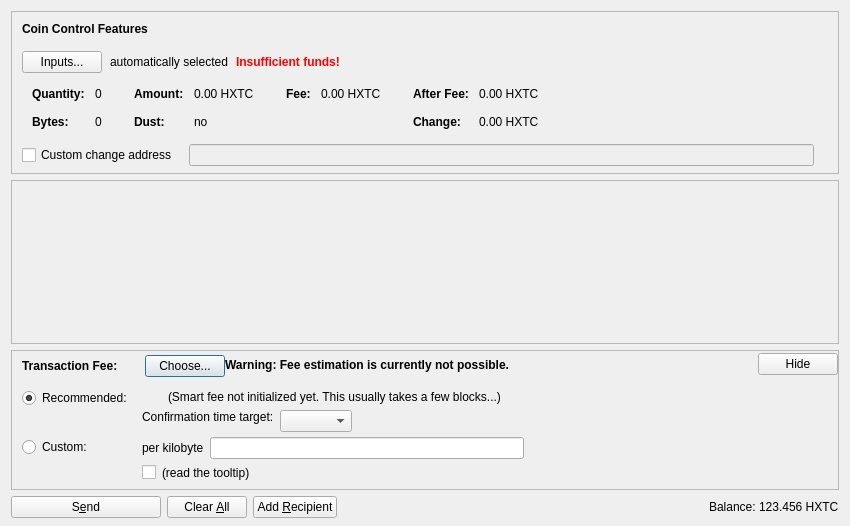
<?xml version="1.0" encoding="UTF-8"?>
<ui version="4.0">
 <class>SendCoinsDialog</class>
 <widget class="QDialog" name="SendCoinsDialog">
  <property name="geometry">
   <rect>
    <x>0</x>
    <y>0</y>
    <width>850</width>
    <height>526</height>
   </rect>
  </property>
  <property name="windowTitle">
   <string>Send Coins</string>
  </property>
  <layout class="QVBoxLayout" name="verticalLayout" stretch="0,1,0,0">
   <property name="bottomMargin">
    <number>8</number>
   </property>
   <item>
    <widget class="QFrame" name="frameCoinControl">
     <property name="sizePolicy">
      <sizepolicy hsizetype="Expanding" vsizetype="Expanding">
       <horstretch>0</horstretch>
       <verstretch>0</verstretch>
      </sizepolicy>
     </property>
     <property name="maximumSize">
      <size>
       <width>16777215</width>
       <height>16777215</height>
      </size>
     </property>
     <property name="frameShape">
      <enum>QFrame::StyledPanel</enum>
     </property>
     <property name="frameShadow">
      <enum>QFrame::Sunken</enum>
     </property>
     <layout class="QVBoxLayout" name="verticalLayoutCoinControl2">
      <property name="spacing">
       <number>0</number>
      </property>
      <property name="leftMargin">
       <number>0</number>
      </property>
      <property name="topMargin">
       <number>0</number>
      </property>
      <property name="rightMargin">
       <number>0</number>
      </property>
      <property name="bottomMargin">
       <number>6</number>
      </property>
      <item>
       <layout class="QVBoxLayout" name="verticalLayoutCoinControl" stretch="0,0,0,0,1">
        <property name="spacing">
         <number>0</number>
        </property>
        <property name="leftMargin">
         <number>10</number>
        </property>
        <property name="topMargin">
         <number>10</number>
        </property>
        <item>
         <layout class="QHBoxLayout" name="horizontalLayoutCoinControl1">
          <property name="bottomMargin">
           <number>15</number>
          </property>
          <item>
           <widget class="QLabel" name="labelCoinControlFeatures">
            <property name="sizePolicy">
             <sizepolicy hsizetype="Preferred" vsizetype="Maximum">
              <horstretch>0</horstretch>
              <verstretch>0</verstretch>
             </sizepolicy>
            </property>
            <property name="font">
             <font>
              <weight>75</weight>
              <bold>true</bold>
             </font>
            </property>
            <property name="styleSheet">
             <string notr="true">font-weight:bold;</string>
            </property>
            <property name="text">
             <string>Coin Control Features</string>
            </property>
           </widget>
          </item>
         </layout>
        </item>
        <item>
         <layout class="QHBoxLayout" name="horizontalLayoutCoinControl2" stretch="0,0,0,0">
          <property name="spacing">
           <number>8</number>
          </property>
          <property name="bottomMargin">
           <number>10</number>
          </property>
          <item>
           <widget class="QPushButton" name="pushButtonCoinControl">
            <property name="styleSheet">
             <string notr="true"/>
            </property>
            <property name="text">
             <string>Inputs...</string>
            </property>
            <property name="autoDefault">
             <bool>false</bool>
            </property>
           </widget>
          </item>
          <item>
           <widget class="QLabel" name="labelCoinControlAutomaticallySelected">
            <property name="text">
             <string>automatically selected</string>
            </property>
            <property name="margin">
             <number>5</number>
            </property>
           </widget>
          </item>
          <item>
           <widget class="QLabel" name="labelCoinControlInsuffFunds">
            <property name="font">
             <font>
              <weight>75</weight>
              <bold>true</bold>
             </font>
            </property>
            <property name="styleSheet">
             <string notr="true">color:red;font-weight:bold;</string>
            </property>
            <property name="text">
             <string>Insufficient funds!</string>
            </property>
            <property name="margin">
             <number>5</number>
            </property>
           </widget>
          </item>
          <item>
           <spacer name="horizontalSpacerCoinControl">
            <property name="orientation">
             <enum>Qt::Horizontal</enum>
            </property>
            <property name="sizeHint" stdset="0">
             <size>
              <width>40</width>
              <height>1</height>
             </size>
            </property>
           </spacer>
          </item>
         </layout>
        </item>
        <item>
         <widget class="QWidget" name="widgetCoinControl" native="true">
          <property name="sizePolicy">
           <sizepolicy hsizetype="Preferred" vsizetype="Preferred">
            <horstretch>0</horstretch>
            <verstretch>0</verstretch>
           </sizepolicy>
          </property>
          <property name="minimumSize">
           <size>
            <width>0</width>
            <height>0</height>
           </size>
          </property>
          <property name="styleSheet">
           <string notr="true"/>
          </property>
          <layout class="QHBoxLayout" name="horizontalLayoutCoinControl5">
           <property name="leftMargin">
            <number>0</number>
           </property>
           <property name="topMargin">
            <number>0</number>
           </property>
           <property name="rightMargin">
            <number>0</number>
           </property>
           <property name="bottomMargin">
            <number>0</number>
           </property>
           <item>
            <layout class="QHBoxLayout" name="horizontalLayoutCoinControl3" stretch="0,0,0,1">
             <property name="spacing">
              <number>20</number>
             </property>
             <property name="topMargin">
              <number>0</number>
             </property>
             <property name="bottomMargin">
              <number>10</number>
             </property>
             <item>
              <layout class="QFormLayout" name="formLayoutCoinControl1">
               <property name="horizontalSpacing">
                <number>10</number>
               </property>
               <property name="verticalSpacing">
                <number>14</number>
               </property>
               <property name="leftMargin">
                <number>10</number>
               </property>
               <property name="topMargin">
                <number>4</number>
               </property>
               <property name="rightMargin">
                <number>6</number>
               </property>
               <item row="0" column="0">
                <widget class="QLabel" name="labelCoinControlQuantityText">
                 <property name="font">
                  <font>
                   <weight>75</weight>
                   <bold>true</bold>
                  </font>
                 </property>
                 <property name="text">
                  <string>Quantity:</string>
                 </property>
                 <property name="margin">
                  <number>0</number>
                 </property>
                </widget>
               </item>
               <item row="0" column="1">
                <widget class="QLabel" name="labelCoinControlQuantity">
                 <property name="cursor">
                  <cursorShape>IBeamCursor</cursorShape>
                 </property>
                 <property name="contextMenuPolicy">
                  <enum>Qt::ActionsContextMenu</enum>
                 </property>
                 <property name="text">
                  <string notr="true">0</string>
                 </property>
                 <property name="margin">
                  <number>0</number>
                 </property>
                 <property name="textInteractionFlags">
                  <set>Qt::LinksAccessibleByMouse|Qt::TextSelectableByKeyboard|Qt::TextSelectableByMouse</set>
                 </property>
                </widget>
               </item>
               <item row="1" column="0">
                <widget class="QLabel" name="labelCoinControlBytesText">
                 <property name="font">
                  <font>
                   <weight>75</weight>
                   <bold>true</bold>
                  </font>
                 </property>
                 <property name="text">
                  <string>Bytes:</string>
                 </property>
                </widget>
               </item>
               <item row="1" column="1">
                <widget class="QLabel" name="labelCoinControlBytes">
                 <property name="cursor">
                  <cursorShape>IBeamCursor</cursorShape>
                 </property>
                 <property name="contextMenuPolicy">
                  <enum>Qt::ActionsContextMenu</enum>
                 </property>
                 <property name="text">
                  <string notr="true">0</string>
                 </property>
                 <property name="textInteractionFlags">
                  <set>Qt::LinksAccessibleByMouse|Qt::TextSelectableByKeyboard|Qt::TextSelectableByMouse</set>
                 </property>
                </widget>
               </item>
              </layout>
             </item>
             <item>
              <layout class="QFormLayout" name="formLayoutCoinControl2">
               <property name="horizontalSpacing">
                <number>10</number>
               </property>
               <property name="verticalSpacing">
                <number>14</number>
               </property>
               <property name="leftMargin">
                <number>6</number>
               </property>
               <property name="topMargin">
                <number>4</number>
               </property>
               <property name="rightMargin">
                <number>6</number>
               </property>
               <item row="0" column="0">
                <widget class="QLabel" name="labelCoinControlAmountText">
                 <property name="font">
                  <font>
                   <weight>75</weight>
                   <bold>true</bold>
                  </font>
                 </property>
                 <property name="text">
                  <string>Amount:</string>
                 </property>
                 <property name="margin">
                  <number>0</number>
                 </property>
                </widget>
               </item>
               <item row="0" column="1">
                <widget class="QLabel" name="labelCoinControlAmount">
                 <property name="cursor">
                  <cursorShape>IBeamCursor</cursorShape>
                 </property>
                 <property name="contextMenuPolicy">
                  <enum>Qt::ActionsContextMenu</enum>
                 </property>
                 <property name="text">
                  <string notr="true">0.00 HXTC</string>
                 </property>
                 <property name="textInteractionFlags">
                  <set>Qt::LinksAccessibleByMouse|Qt::TextSelectableByKeyboard|Qt::TextSelectableByMouse</set>
                 </property>
                </widget>
               </item>
               <item row="1" column="0">
                <widget class="QLabel" name="labelCoinControlLowOutputText">
                 <property name="font">
                  <font>
                   <weight>75</weight>
                   <bold>true</bold>
                  </font>
                 </property>
                 <property name="text">
                  <string>Dust:</string>
                 </property>
                </widget>
               </item>
               <item row="1" column="1">
                <widget class="QLabel" name="labelCoinControlLowOutput">
                 <property name="cursor">
                  <cursorShape>IBeamCursor</cursorShape>
                 </property>
                 <property name="contextMenuPolicy">
                  <enum>Qt::ActionsContextMenu</enum>
                 </property>
                 <property name="text">
                  <string notr="true">no</string>
                 </property>
                 <property name="textInteractionFlags">
                  <set>Qt::LinksAccessibleByMouse|Qt::TextSelectableByKeyboard|Qt::TextSelectableByMouse</set>
                 </property>
                </widget>
               </item>
              </layout>
             </item>
             <item>
              <layout class="QFormLayout" name="formLayoutCoinControl3">
               <property name="horizontalSpacing">
                <number>10</number>
               </property>
               <property name="verticalSpacing">
                <number>14</number>
               </property>
               <property name="leftMargin">
                <number>6</number>
               </property>
               <property name="topMargin">
                <number>4</number>
               </property>
               <property name="rightMargin">
                <number>6</number>
               </property>
               <item row="0" column="0">
                <widget class="QLabel" name="labelCoinControlFeeText">
                 <property name="font">
                  <font>
                   <weight>75</weight>
                   <bold>true</bold>
                  </font>
                 </property>
                 <property name="text">
                  <string>Fee:</string>
                 </property>
                 <property name="margin">
                  <number>0</number>
                 </property>
                </widget>
               </item>
               <item row="0" column="1">
                <widget class="QLabel" name="labelCoinControlFee">
                 <property name="cursor">
                  <cursorShape>IBeamCursor</cursorShape>
                 </property>
                 <property name="contextMenuPolicy">
                  <enum>Qt::ActionsContextMenu</enum>
                 </property>
                 <property name="text">
                  <string notr="true">0.00 HXTC</string>
                 </property>
                 <property name="textInteractionFlags">
                  <set>Qt::LinksAccessibleByMouse|Qt::TextSelectableByKeyboard|Qt::TextSelectableByMouse</set>
                 </property>
                </widget>
               </item>
              </layout>
             </item>
             <item>
              <layout class="QFormLayout" name="formLayoutCoinControl4">
               <property name="horizontalSpacing">
                <number>10</number>
               </property>
               <property name="verticalSpacing">
                <number>14</number>
               </property>
               <property name="leftMargin">
                <number>6</number>
               </property>
               <property name="topMargin">
                <number>4</number>
               </property>
               <property name="rightMargin">
                <number>6</number>
               </property>
               <item row="0" column="0">
                <widget class="QLabel" name="labelCoinControlAfterFeeText">
                 <property name="font">
                  <font>
                   <weight>75</weight>
                   <bold>true</bold>
                  </font>
                 </property>
                 <property name="text">
                  <string>After Fee:</string>
                 </property>
                 <property name="margin">
                  <number>0</number>
                 </property>
                </widget>
               </item>
               <item row="0" column="1">
                <widget class="QLabel" name="labelCoinControlAfterFee">
                 <property name="cursor">
                  <cursorShape>IBeamCursor</cursorShape>
                 </property>
                 <property name="contextMenuPolicy">
                  <enum>Qt::ActionsContextMenu</enum>
                 </property>
                 <property name="text">
                  <string notr="true">0.00 HXTC</string>
                 </property>
                 <property name="textInteractionFlags">
                  <set>Qt::LinksAccessibleByMouse|Qt::TextSelectableByKeyboard|Qt::TextSelectableByMouse</set>
                 </property>
                </widget>
               </item>
               <item row="1" column="0">
                <widget class="QLabel" name="labelCoinControlChangeText">
                 <property name="font">
                  <font>
                   <weight>75</weight>
                   <bold>true</bold>
                  </font>
                 </property>
                 <property name="text">
                  <string>Change:</string>
                 </property>
                </widget>
               </item>
               <item row="1" column="1">
                <widget class="QLabel" name="labelCoinControlChange">
                 <property name="cursor">
                  <cursorShape>IBeamCursor</cursorShape>
                 </property>
                 <property name="contextMenuPolicy">
                  <enum>Qt::ActionsContextMenu</enum>
                 </property>
                 <property name="text">
                  <string notr="true">0.00 HXTC</string>
                 </property>
                 <property name="textInteractionFlags">
                  <set>Qt::LinksAccessibleByMouse|Qt::TextSelectableByKeyboard|Qt::TextSelectableByMouse</set>
                 </property>
                </widget>
               </item>
              </layout>
             </item>
            </layout>
           </item>
          </layout>
         </widget>
        </item>
        <item>
         <layout class="QHBoxLayout" name="horizontalLayoutCoinControl4" stretch="0,0,0">
          <property name="spacing">
           <number>12</number>
          </property>
          <property name="sizeConstraint">
           <enum>QLayout::SetDefaultConstraint</enum>
          </property>
          <property name="topMargin">
           <number>5</number>
          </property>
          <property name="rightMargin">
           <number>5</number>
          </property>
          <item>
           <widget class="QCheckBox" name="checkBoxCoinControlChange">
            <property name="toolTip">
             <string>If this is activated, but the change address is empty or invalid, change will be sent to a newly generated address.</string>
            </property>
            <property name="text">
             <string>Custom change address</string>
            </property>
           </widget>
          </item>
          <item>
           <widget class="QValidatedLineEdit" name="lineEditCoinControlChange">
            <property name="enabled">
             <bool>false</bool>
            </property>
            <property name="sizePolicy">
             <sizepolicy hsizetype="Expanding" vsizetype="Fixed">
              <horstretch>0</horstretch>
              <verstretch>0</verstretch>
             </sizepolicy>
            </property>
           </widget>
          </item>
          <item>
           <widget class="QLabel" name="labelCoinControlChangeLabel">
            <property name="sizePolicy">
             <sizepolicy hsizetype="Preferred" vsizetype="Expanding">
              <horstretch>0</horstretch>
              <verstretch>0</verstretch>
             </sizepolicy>
            </property>
            <property name="minimumSize">
             <size>
              <width>0</width>
              <height>0</height>
             </size>
            </property>
            <property name="text">
             <string/>
            </property>
            <property name="margin">
             <number>3</number>
            </property>
           </widget>
          </item>
         </layout>
        </item>
        <item>
         <spacer name="verticalSpacerCoinControl">
          <property name="orientation">
           <enum>Qt::Vertical</enum>
          </property>
          <property name="sizeHint" stdset="0">
           <size>
            <width>800</width>
            <height>1</height>
           </size>
          </property>
         </spacer>
        </item>
       </layout>
      </item>
     </layout>
    </widget>
   </item>
   <item>
    <widget class="QScrollArea" name="scrollArea">
     <property name="widgetResizable">
      <bool>true</bool>
     </property>
     <widget class="QWidget" name="scrollAreaWidgetContents">
      <property name="geometry">
       <rect>
        <x>0</x>
        <y>0</y>
        <width>830</width>
        <height>104</height>
       </rect>
      </property>
      <layout class="QVBoxLayout" name="verticalLayout_2" stretch="0,1">
       <property name="leftMargin">
        <number>0</number>
       </property>
       <property name="topMargin">
        <number>0</number>
       </property>
       <property name="rightMargin">
        <number>0</number>
       </property>
       <property name="bottomMargin">
        <number>0</number>
       </property>
       <item>
        <layout class="QVBoxLayout" name="entries">
         <property name="spacing">
          <number>6</number>
         </property>
        </layout>
       </item>
       <item>
        <spacer name="verticalSpacer">
         <property name="orientation">
          <enum>Qt::Vertical</enum>
         </property>
         <property name="sizeHint" stdset="0">
          <size>
           <width>20</width>
           <height>40</height>
          </size>
         </property>
        </spacer>
       </item>
      </layout>
     </widget>
    </widget>
   </item>
   <item>
    <widget class="QFrame" name="frameFee">
     <property name="sizePolicy">
      <sizepolicy hsizetype="Expanding" vsizetype="Expanding">
       <horstretch>0</horstretch>
       <verstretch>0</verstretch>
      </sizepolicy>
     </property>
     <property name="maximumSize">
      <size>
       <width>16777215</width>
       <height>16777215</height>
      </size>
     </property>
     <property name="frameShape">
      <enum>QFrame::StyledPanel</enum>
     </property>
     <property name="frameShadow">
      <enum>QFrame::Sunken</enum>
     </property>
     <layout class="QVBoxLayout" name="verticalLayoutFee1">
      <property name="spacing">
       <number>0</number>
      </property>
      <property name="leftMargin">
       <number>0</number>
      </property>
      <property name="topMargin">
       <number>0</number>
      </property>
      <property name="rightMargin">
       <number>0</number>
      </property>
      <property name="bottomMargin">
       <number>0</number>
      </property>
      <item>
       <layout class="QVBoxLayout" name="verticalLayoutFee2" stretch="0,0,0">
        <property name="spacing">
         <number>0</number>
        </property>
        <property name="leftMargin">
         <number>10</number>
        </property>
        <property name="topMargin">
         <number>0</number>
        </property>
        <item>
         <layout class="QHBoxLayout" name="horizontalLayoutFee1">
          <property name="bottomMargin">
           <number>0</number>
          </property>
          <item>
           <layout class="QVBoxLayout" name="verticalLayoutFee7">
            <property name="spacing">
             <number>0</number>
            </property>
            <item>
             <spacer name="verticalSpacerSmartFee">
              <property name="orientation">
               <enum>Qt::Vertical</enum>
              </property>
              <property name="sizeType">
               <enum>QSizePolicy::Fixed</enum>
              </property>
              <property name="sizeHint" stdset="0">
               <size>
                <width>1</width>
                <height>4</height>
               </size>
              </property>
             </spacer>
            </item>
            <item>
             <layout class="QHBoxLayout" name="horizontalLayoutSmartFee">
              <property name="spacing">
               <number>10</number>
              </property>
              <item>
               <widget class="QLabel" name="labelFeeHeadline">
                <property name="sizePolicy">
                 <sizepolicy hsizetype="Preferred" vsizetype="Maximum">
                  <horstretch>0</horstretch>
                  <verstretch>0</verstretch>
                 </sizepolicy>
                </property>
                <property name="font">
                 <font>
                  <weight>75</weight>
                  <bold>true</bold>
                 </font>
                </property>
                <property name="styleSheet">
                 <string notr="true">font-weight:bold;</string>
                </property>
                <property name="text">
                 <string>Transaction Fee:</string>
                </property>
               </widget>
              </item>
              <item>
               <widget class="QLabel" name="labelFeeMinimized">
                <property name="text">
                 <string/>
                </property>
               </widget>
              </item>
              <item>
               <widget class="QPushButton" name="buttonChooseFee">
                <property name="text">
                 <string>Choose...</string>
                </property>
               </widget>
              </item>
             </layout>
            </item>
            <item>
             <spacer name="verticalSpacer_5">
              <property name="orientation">
               <enum>Qt::Vertical</enum>
              </property>
              <property name="sizeHint" stdset="0">
               <size>
                <width>1</width>
                <height>1</height>
               </size>
              </property>
             </spacer>
            </item>
           </layout>
          </item>
          <item>
           <widget class="QLabel" name="fallbackFeeWarningLabel">
            <property name="toolTip">
             <string>Using the fallbackfee can result in sending a transaction that will take several hours or days (or never) to confirm. Consider choosing your fee manually or wait until you have validated the complete chain.</string>
            </property>
            <property name="font">
            <font>
                <weight>75</weight>
                <bold>true</bold>
            </font>
            </property>
            <property name="text">
             <string>Warning: Fee estimation is currently not possible.</string>
            </property>
            <property name="wordWrap">
             <bool>false</bool>
            </property>
           </widget>
          </item>
          <item>
           <spacer name="horizontalSpacer_4">
            <property name="orientation">
             <enum>Qt::Horizontal</enum>
            </property>
            <property name="sizeType">
             <enum>QSizePolicy::MinimumExpanding</enum>
            </property>
            <property name="sizeHint" stdset="0">
             <size>
              <width>40</width>
              <height>20</height>
             </size>
            </property>
           </spacer>
          </item>
          <item>
           <widget class="QPushButton" name="buttonMinimizeFee">
            <property name="toolTip">
             <string>collapse fee-settings</string>
            </property>
            <property name="text">
             <string>Hide</string>
            </property>
           </widget>
          </item>
         </layout>
        </item>
        <item>
         <widget class="QFrame" name="frameFeeSelection">
          <layout class="QVBoxLayout" name="verticalLayoutFee12">
           <property name="spacing">
            <number>0</number>
           </property>
           <property name="leftMargin">
            <number>0</number>
           </property>
           <property name="topMargin">
            <number>0</number>
           </property>
           <property name="rightMargin">
            <number>0</number>
           </property>
           <property name="bottomMargin">
            <number>0</number>
           </property>
           <item>
            <layout class="QGridLayout" name="gridLayoutFee">
             <property name="topMargin">
              <number>10</number>
             </property>
             <property name="bottomMargin">
              <number>4</number>
             </property>
             <property name="horizontalSpacing">
              <number>10</number>
             </property>
             <property name="verticalSpacing">
              <number>4</number>
             </property>
             <item row="1" column="1">
              <layout class="QVBoxLayout" name="verticalLayoutFee8">
               <property name="spacing">
                <number>6</number>
               </property>
               <item>
                <layout class="QHBoxLayout" name="horizontalLayoutFee13">
                 <item>
                  <widget class="QLabel" name="labelCustomPerKilobyte">
                   <property name="toolTip">
                    <string>If the custom fee is set to 1000 satoshis and the transaction is only 250 bytes, then &quot;per kilobyte&quot; only pays 250 satoshis in fee, while &quot;total at least&quot; pays 1000 satoshis. For transactions bigger than a kilobyte both pay by kilobyte.</string>
                   </property>
                   <property name="text">
                    <string>per kilobyte</string>
                   </property>
                  </widget>
                 </item>
                 <item>
                  <widget class="BitcoinAmountField" name="customFee"/>
                 </item>
                 <item>
                  <spacer name="horizontalSpacer_6">
                   <property name="orientation">
                    <enum>Qt::Horizontal</enum>
                   </property>
                   <property name="sizeHint" stdset="0">
                    <size>
                     <width>1</width>
                     <height>1</height>
                    </size>
                   </property>
                  </spacer>
                 </item>
                </layout>
               </item>
               <item>
                <layout class="QHBoxLayout" name="horizontalLayoutFee8">
                 <item>
                  <widget class="QCheckBox" name="checkBoxMinimumFee">
                   <property name="toolTip">
                    <string>Paying only the minimum fee is just fine as long as there is less transaction volume than space in the blocks. But be aware that this can end up in a never confirming transaction once there is more demand for hextechcoin transactions than the network can process.</string>
                   </property>
                   <property name="text">
                    <string/>
                   </property>
                  </widget>
                 </item>
                 <item>
                  <widget class="QLabel" name="labelMinFeeWarning">
                   <property name="enabled">
                    <bool>true</bool>
                   </property>
                   <property name="toolTip">
                    <string>Paying only the minimum fee is just fine as long as there is less transaction volume than space in the blocks. But be aware that this can end up in a never confirming transaction once there is more demand for hextechcoin transactions than the network can process.</string>
                   </property>
                   <property name="text">
                    <string>(read the tooltip)</string>
                   </property>
                   <property name="margin">
                    <number>5</number>
                   </property>
                  </widget>
                 </item>
                 <item>
                  <spacer name="horizontalSpacer_2">
                   <property name="orientation">
                    <enum>Qt::Horizontal</enum>
                   </property>
                   <property name="sizeHint" stdset="0">
                    <size>
                     <width>1</width>
                     <height>1</height>
                    </size>
                   </property>
                  </spacer>
                 </item>
                </layout>
               </item>
              </layout>
             </item>
             <item row="0" column="0">
              <layout class="QVBoxLayout" name="verticalLayoutFee4" stretch="0,1">
               <item>
                <widget class="QRadioButton" name="radioSmartFee">
                 <property name="text">
                  <string>Recommended:</string>
                 </property>
                 <property name="checked">
                  <bool>true</bool>
                 </property>
                 <attribute name="buttonGroup">
                  <string notr="true">groupFee</string>
                 </attribute>
                </widget>
               </item>
               <item>
                <spacer name="verticalSpacer_2">
                 <property name="orientation">
                  <enum>Qt::Vertical</enum>
                 </property>
                 <property name="sizeHint" stdset="0">
                  <size>
                   <width>1</width>
                   <height>1</height>
                  </size>
                 </property>
                </spacer>
               </item>
              </layout>
             </item>
             <item row="1" column="0">
              <layout class="QVBoxLayout" name="verticalLayoutFee9" stretch="0,1">
               <item>
                <widget class="QRadioButton" name="radioCustomFee">
                 <property name="text">
                  <string>Custom:</string>
                 </property>
                 <attribute name="buttonGroup">
                  <string notr="true">groupFee</string>
                 </attribute>
                </widget>
               </item>
               <item>
                <spacer name="verticalSpacer_6">
                 <property name="orientation">
                  <enum>Qt::Vertical</enum>
                 </property>
                 <property name="sizeHint" stdset="0">
                  <size>
                   <width>1</width>
                   <height>1</height>
                  </size>
                 </property>
                </spacer>
               </item>
              </layout>
             </item>
             <item row="0" column="1">
              <layout class="QVBoxLayout" name="verticalLayoutFee3" stretch="0,0,1">
               <property name="spacing">
                <number>6</number>
               </property>
               <property name="topMargin">
                <number>2</number>
               </property>
               <item>
                <layout class="QHBoxLayout" name="horizontalLayoutFee12">
                 <item>
                  <widget class="QLabel" name="labelSmartFee">
                   <property name="text">
                    <string/>
                   </property>
                   <property name="margin">
                    <number>2</number>
                   </property>
                  </widget>
                 </item>
                 <item>
                  <widget class="QLabel" name="labelFeeEstimation">
                   <property name="text">
                    <string/>
                   </property>
                  </widget>
                 </item>
                 <item>
                  <widget class="QLabel" name="labelSmartFee2">
                   <property name="text">
                    <string>(Smart fee not initialized yet. This usually takes a few blocks...)</string>
                   </property>
                   <property name="margin">
                    <number>2</number>
                   </property>
                  </widget>
                 </item>
                 <item>
                  <spacer name="horizontalSpacer_5">
                   <property name="orientation">
                    <enum>Qt::Horizontal</enum>
                   </property>
                   <property name="sizeHint" stdset="0">
                    <size>
                     <width>1</width>
                     <height>1</height>
                    </size>
                   </property>
                  </spacer>
                 </item>
                </layout>
               </item>
               <item>
                <layout class="QHBoxLayout" name="horizontalLayoutFee9">
                 <item>
                  <layout class="QVBoxLayout" name="verticalLayoutFee6">
                   <item>
                    <widget class="QLabel" name="labelSmartFee3">
                     <property name="text">
                      <string>Confirmation time target:</string>
                     </property>
                     <property name="margin">
                      <number>2</number>
                     </property>
                    </widget>
                   </item>
                   <item>
                    <spacer name="verticalSpacer_3">
                     <property name="orientation">
                      <enum>Qt::Vertical</enum>
                     </property>
                     <property name="sizeHint" stdset="0">
                      <size>
                       <width>1</width>
                       <height>1</height>
                      </size>
                     </property>
                    </spacer>
                   </item>
                  </layout>
                 </item>
                 <item>
                  <layout class="QVBoxLayout" name="verticalLayoutFee5">
                   <property name="rightMargin">
                    <number>30</number>
                   </property>
                   <item>
                    <layout class="QHBoxLayout" name="horizontalLayoutConfTarget">
                     <property name="bottomMargin">
                      <number>0</number>
                     </property>
                     <item>
                      <widget class="QComboBox" name="confTargetSelector"/>
                     </item>
                     <item>
                      <spacer name="horizontalSpacerConfTarget">
                       <property name="orientation">
                        <enum>Qt::Horizontal</enum>
                       </property>
                       <property name="sizeHint" stdset="0">
                        <size>
                         <width>40</width>
                         <height>20</height>
                        </size>
                       </property>
                      </spacer>
                     </item>
                    </layout>
                   </item>
                  </layout>
                 </item>
                </layout>
               </item>
               <item>
                <spacer name="verticalSpacer_4">
                 <property name="orientation">
                  <enum>Qt::Vertical</enum>
                 </property>
                 <property name="sizeHint" stdset="0">
                  <size>
                   <width>1</width>
                   <height>1</height>
                  </size>
                 </property>
                </spacer>
               </item>
              </layout>
             </item>
            </layout>
           </item>
          </layout>
         </widget>
        </item>
        <item>
         <spacer name="verticalSpacerFee">
          <property name="orientation">
           <enum>Qt::Vertical</enum>
          </property>
          <property name="sizeHint" stdset="0">
           <size>
            <width>40</width>
            <height>5</height>
           </size>
          </property>
         </spacer>
        </item>
       </layout>
      </item>
     </layout>
    </widget>
   </item>
   <item>
    <layout class="QHBoxLayout" name="horizontalLayout">
     <item>
      <widget class="QPushButton" name="sendButton">
       <property name="minimumSize">
        <size>
         <width>150</width>
         <height>0</height>
        </size>
       </property>
       <property name="toolTip">
        <string>Confirm the send action</string>
       </property>
       <property name="text">
        <string>S&amp;end</string>
       </property>
       <property name="icon">
        <iconset resource="../bitcoin.qrc">
         <normaloff>:/icons/send</normaloff>:/icons/send</iconset>
       </property>
       <property name="autoDefault">
        <bool>false</bool>
       </property>
       <property name="default">
        <bool>false</bool>
       </property>
      </widget>
     </item>
     <item>
      <widget class="QPushButton" name="clearButton">
       <property name="sizePolicy">
        <sizepolicy hsizetype="Minimum" vsizetype="Fixed">
         <horstretch>0</horstretch>
         <verstretch>0</verstretch>
        </sizepolicy>
       </property>
       <property name="toolTip">
        <string>Clear all fields of the form.</string>
       </property>
       <property name="text">
        <string>Clear &amp;All</string>
       </property>
       <property name="icon">
        <iconset resource="../bitcoin.qrc">
         <normaloff>:/icons/remove</normaloff>:/icons/remove</iconset>
       </property>
       <property name="autoDefault">
        <bool>false</bool>
       </property>
      </widget>
     </item>
     <item>
      <widget class="QPushButton" name="addButton">
       <property name="toolTip">
        <string>Send to multiple recipients at once</string>
       </property>
       <property name="text">
        <string>Add &amp;Recipient</string>
       </property>
       <property name="icon">
        <iconset resource="../bitcoin.qrc">
         <normaloff>:/icons/add</normaloff>:/icons/add</iconset>
       </property>
       <property name="autoDefault">
        <bool>false</bool>
       </property>
      </widget>
     </item>
     <item>
      <spacer name="horizontalSpacer">
       <property name="orientation">
        <enum>Qt::Horizontal</enum>
       </property>
       <property name="sizeHint" stdset="0">
        <size>
         <width>40</width>
         <height>20</height>
        </size>
       </property>
      </spacer>
     </item>
     <item>
      <layout class="QHBoxLayout" name="horizontalLayout_2">
       <property name="spacing">
        <number>3</number>
       </property>
       <item>
        <widget class="QLabel" name="label">
         <property name="sizePolicy">
          <sizepolicy hsizetype="Preferred" vsizetype="Fixed">
           <horstretch>0</horstretch>
           <verstretch>0</verstretch>
          </sizepolicy>
         </property>
         <property name="text">
          <string>Balance:</string>
         </property>
        </widget>
       </item>
       <item>
        <widget class="QLabel" name="labelBalance">
         <property name="sizePolicy">
          <sizepolicy hsizetype="Preferred" vsizetype="Fixed">
           <horstretch>0</horstretch>
           <verstretch>0</verstretch>
          </sizepolicy>
         </property>
         <property name="cursor">
          <cursorShape>IBeamCursor</cursorShape>
         </property>
         <property name="text">
          <string notr="true">123.456 HXTC</string>
         </property>
         <property name="textInteractionFlags">
          <set>Qt::LinksAccessibleByMouse|Qt::TextSelectableByKeyboard|Qt::TextSelectableByMouse</set>
         </property>
        </widget>
       </item>
      </layout>
     </item>
    </layout>
   </item>
  </layout>
 </widget>
 <customwidgets>
  <customwidget>
   <class>QValidatedLineEdit</class>
   <extends>QLineEdit</extends>
   <header>qt/qvalidatedlineedit.h</header>
  </customwidget>
  <customwidget>
   <class>BitcoinAmountField</class>
   <extends>QLineEdit</extends>
   <header>qt/bitcoinamountfield.h</header>
   <container>1</container>
  </customwidget>
 </customwidgets>
 <resources>
  <include location="../bitcoin.qrc"/>
 </resources>
 <connections/>
 <buttongroups>
  <buttongroup name="groupFee"/>
 </buttongroups>
</ui>
